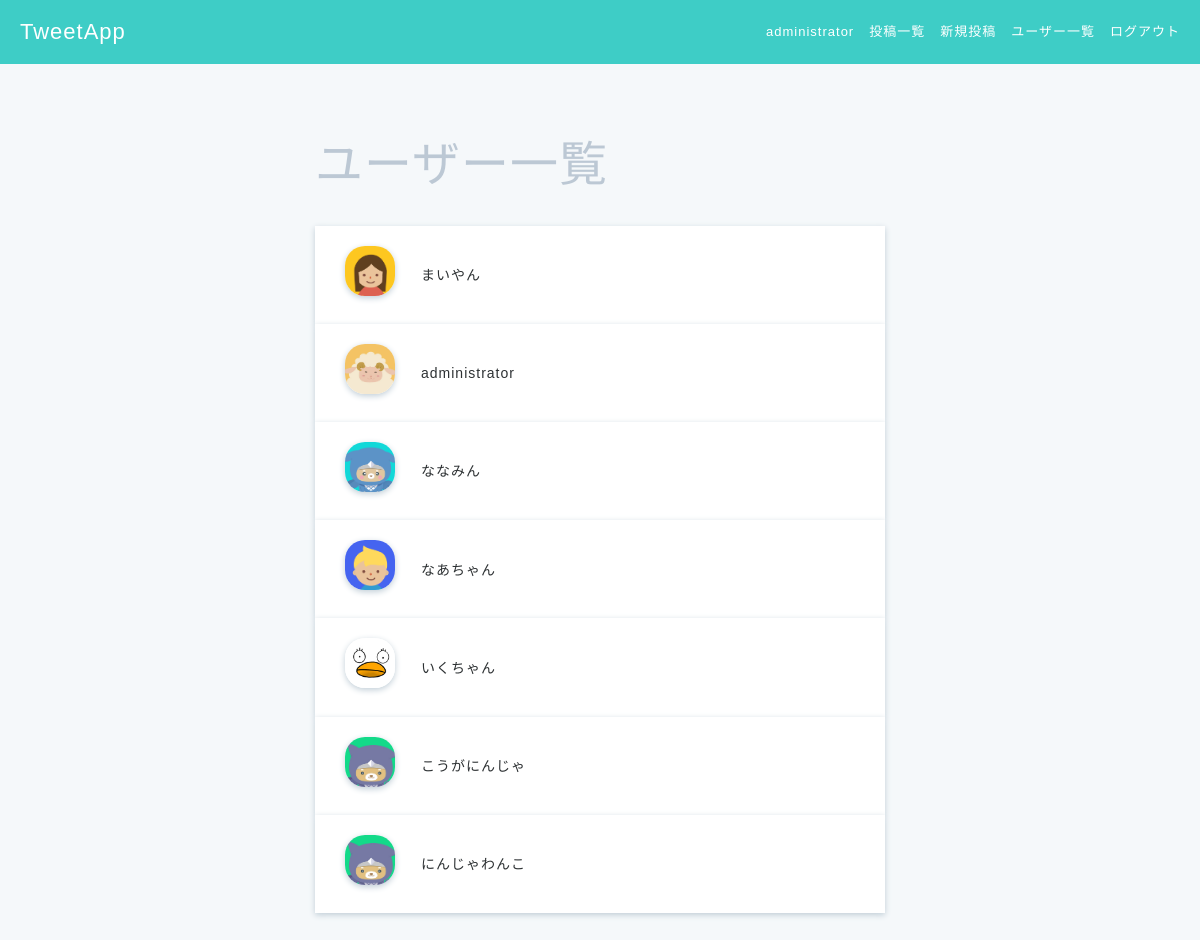
The page /accounts/users_index (signed in) on the database its author committed.
### accounts/models.py (models this page shows, shortened)
class Users(AbstractBaseUser, PermissionsMixin):
    username = models.CharField(max_length=150)
    email = models.EmailField(max_length=255, unique=True)
    is_active = models.BooleanField(default=True)
    is_staff = models.BooleanField(default=False)
    picture = models.FileField(null=True, upload_to='picture/', default='picture/default_user.jpeg')
    USERNAME_FIELD = 'email' # このテーブルのレコードを一意に識別
    REQUIRED_FIELDS = ['username'] # スーパーユーザ作成時に入力する
    objects = UserManager()
    class Meta:
        db_table = 'users'

### accounts/views.py (the view)
# urls.py: path('users_index', views.users_index, name='users_index'),
def users_index(request):
    if not request.user.is_authenticated:
        messages.warning(request, 'ログインが必要です')
        return redirect('accounts:user_login')
    else:
        users = Users.objects.order_by('-id').all()
        return render(request, 'accounts/users_index.html', context={
            'users': users
        })

### templates/accounts/users_index.html
{% extends 'base.html' %}
{% block content %}
<div class="main users-index">
    <div class="container">
      <h1 class="users-heading">ユーザー一覧</h1>
      {% for user in users %}
        <div class="users-index-item">
          <div class="user-left">
            <img src="{{ user.picture.url }}">
          </div>
          <div class="user-right">
            <a href="{% url 'accounts:user_detail' user_id=user.id %}">{{ user.username }}</a>
          </div>
        </div>
      {% endfor %}
    </div>
</div>
{% endblock content %}

### templates/base.html (shortened to what this page needs)
{% load static %}
<!DOCTYPE html>
<html lang="ja">
  <head>
    <link rel="stylesheet" href="{% static 'css/style.css' %}"/>
    <link rel="stylesheet" href="https://maxcdn.bootstrapcdn.com/font-awesome/4.7.0/css/font-awesome.min.css"/>
  </head>
  <body>
    <header>
      <div class="header-logo">
        {% if user.is_authenticated %}
        <a href="{% url 'post:posts_index' %}">TweetApp</a>
        {% else %}
        <a href="{% url 'accounts:top' %}">TweetApp</a>
        {% endif %}
      </div>
      <ul class="header-menus">
        {% if user.is_authenticated %}
        <li>
          <a href="{% url 'accounts:user_detail' user_id=request.user.id %}">{{ request.user.username }}</a>
        </li>
        <li>
          <a href="{% url 'post:posts_index' %}">投稿一覧</a>
        </li>
        <li>
          <a href="{% url 'post:create_post' %}">新規投稿</a>
        </li>
        <li>
          <a href="{% url 'accounts:users_index' %}">ユーザー一覧</a>
        </li>
        <li>
          <a href="{% url 'accounts:user_logout' %}">ログアウト</a>
        </li>
        {% endif %}
      </ul>
    </header>
    {% block content %}{% endblock content %}
  </body>
</html>

### static/css/style.css (style rules this page uses)
* { box-sizing: border-box; }
html { font: 100%/1.5 'Avenir Next', 'Hiragino Sans', sans-serif; line-height: 1.7; letter-spacing: 1px; }
ul, li { list-style-type: none; padding: 0; margin: 0; }
a { text-decoration: none; color: #2d3133; font-size: 14px; }
h1, h2, h3, h4, h5, h6, p { margin: 0; }
body { color: #2d3133; background-color: #3ecdc6; margin: 0; min-height: 1vh; }
.main { position: absolute; top: 64px; width: 100%; height: auto; min-height: 100%; background-color: #f5f8fa; }
.container { max-width: 600px; margin: 60px auto; padding-left: 15px; padding-right: 15px; clear: both; }
header { height: 64px; position: absolute; z-index: 1; width: 100%; }
.header-logo { float: left; padding-left: 20px; color: white; font-size: 22px; line-height: 64px; }
.header-logo a { color: white; font-size: 22px; }
.header-menus { float: right; padding-right: 20px; }
.header-menus li { float: left; line-height: 64px; font-size: 13px; color: white; padding-left: 15px; }
.header-menus a { float: left; font-size: 13px; color: white; }
.users-heading { font-weight: 300; margin: 60px 0 20px; font-size: 48px; color: #bcc8d4; }
.users-index-item { padding: 20px 30px; background-color: white; overflow: hidden; box-shadow: 0 2px 6px #c1ced7; display: table; width: 100%; }
.user-left img { width: 50px; height: 50px; border-radius: 40%; box-shadow: 0 2px 6px #c1ced7; object-fit: cover; }
.user-left { float: left; width: 10%; }
.user-right { width: 90%; padding-left: 25px; text-align: left; display: table-cell; vertical-align: middle; }

### rows shown on the page
Users: user.username "administrator", picture (picture), username "administrator"
Users: picture (picture), username "まいやん"
Users: picture (picture), username "ななみん"
Users: picture (picture), username "なあちゃん"
Users: picture (picture), username "いくちゃん"
Users: picture (placeholder picture), username "こうがにんじゃ"
Users: picture (placeholder picture), username "にんじゃわんこ"
